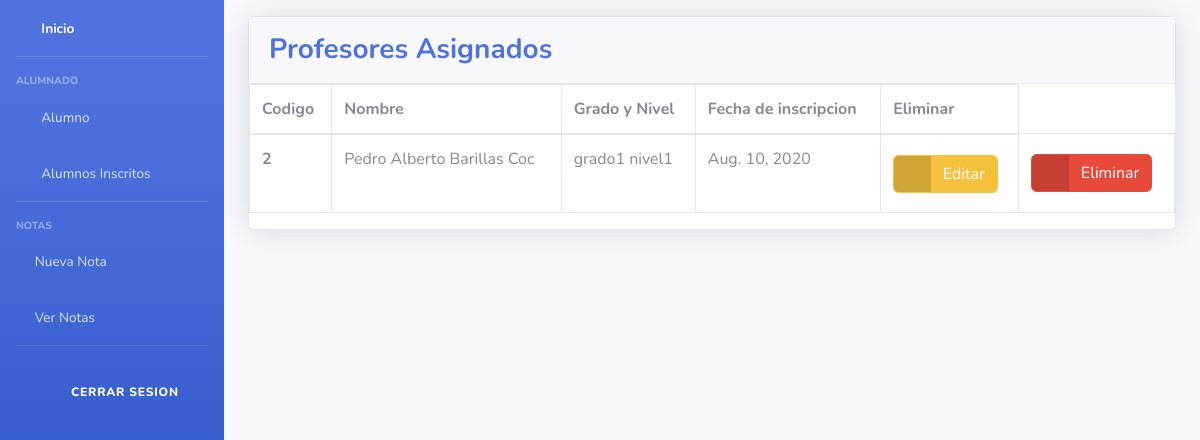
Page /listProfesores/ on the earlier database version.
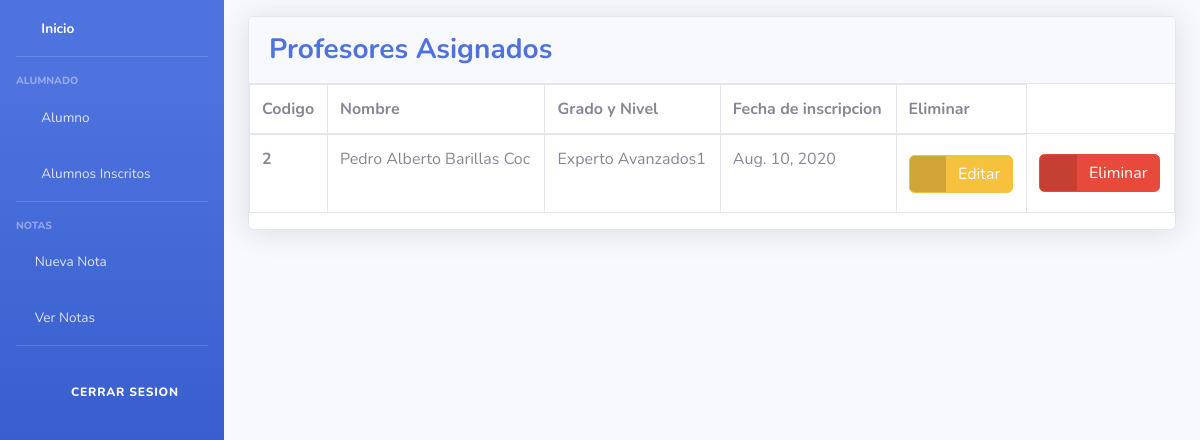
Same page on the later database version.
### Models/Contrato/models.py (models this page shows)
class Contrato(models.Model):
    id_contrato = models.AutoField(primary_key=True)
    fecha = models.DateField()
    catedratico_id_catedratico = models.ForeignKey(Catedratico, on_delete=models.CASCADE)
    nivel_id_nivel = models.ForeignKey(Nivel, on_delete=models.CASCADE)

class Catedratico(models.Model):
    id_catedratico = models.AutoField(primary_key=True)
    nombre = models.CharField(max_length=45)
    apellido = models.CharField(max_length=45)
    dpi = models.CharField(max_length=13, unique=True)
    telefono = models.CharField(max_length=10)
    correo = models.EmailField(max_length=125)
    def __str__(self):
        return '{} {}'.format(self.nombre, self.apellido)

### Models/Nivel/models.py (models this page shows)
class Nivel(models.Model):
    id_nivel = models.AutoField(primary_key=True)
    nombre_nivel = models.CharField(max_length=45)
    grado_id_grado = models.ForeignKey(Grado, on_delete=models.CASCADE)
    def __str__(self):
        return '{} {}'.format(self.grado_id_grado,self.nombre_nivel)

class Grado(models.Model):
    id_grado = models.AutoField(primary_key=True)
    nombre_grado = models.CharField(max_length=45)
    def __str__(self):
        return '{}'.format(self.nombre_grado)

### Models/Contrato/views.py (the view)
# urls.py: path("listProfesores/", formularioProfesorView.listar_profesores, name="mostrarProfesores"),
    def listar_profesores(request):
        profes = Contrato.objects.all()
        return render(request, "listProfesores.html", {"lb_Profesores": profes})

### Templates/listProfesores.html (shortened to what this page needs)
{% extends "nabvar.html" %}
{% block content %}
<div class="container-fluid">
    <div class="card shadow mb-4">
          <div class="card-header py-3">
              <h3 class="m-0 font-weight-bold text-primary">Profesores Asignados</h3>
            </div>
            <div class="ca  rd-body">
              <div class="table-responsive">
                <table class="table table-bordered" id="dataTable" width="100%" cellspacing="0">
                  <thead>
                    <tr>
                      <th scope= "col">Codigo</th>
                      <th scope= "col">Nombre</th>
                      <th scope= "col">Grado y Nivel</th>
                      <th scope= "col">Fecha de inscripcion</th>
                        <th scope="col">Eliminar</th>
                    </tr>
                  </thead>
                  <tbody>
                    {% for profesor in lb_Profesores %}
                    <tr>
                      <th scope="row">{{ profesor.pk }}</th>
                      <td>{{ profesor.catedratico_id_catedratico }}</td>
                      <td>{{ profesor.nivel_id_nivel }}</td>
                      <td>{{ profesor.fecha }}</td>
                        <td>
                            <a href="{% url 'modificarProfesor' profesor.pk %}" class="btn btn-warning btn-icon-split">
                                <span class="icon text-white-50">
                                <i class="fas fa-exclamation-triangle"></i>
                                </span>
                                <span class="text">Editar</span>
                            </a>
                        </td>
                        <td>
                            <a href="{% url 'purgarProfesor' profesor.pk %}" class="btn btn-danger btn-icon-split">
                                <span class="icon text-white-50">
                                <i class="fas fa-trash"></i>
                                </span>
                                <span class="text">Eliminar</span>
                            </a>
                        </td>
                    </tr>
                  {% endfor %}
                  </tbody>
                </table>
              </div>
            </div>
    </div>
</div>
{% endblock %}

Differences in the rows shown:
changed through a linked row, Contrato "Pedro Alberto Barillas Coc": nivel_id_nivel "grado1 nivel1" → "Experto Avanzados1"
